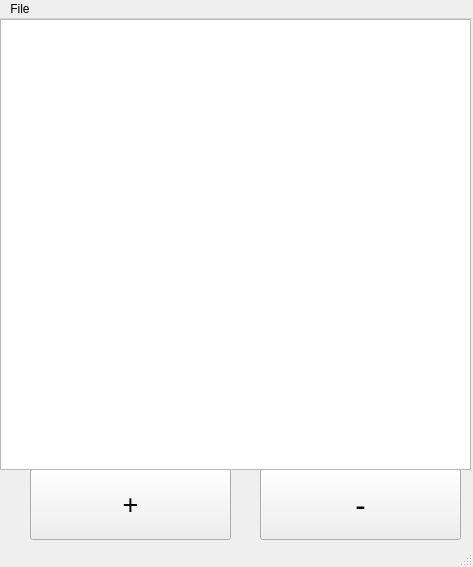
<?xml version="1.0" encoding="UTF-8"?>
<ui version="4.0">
 <class>MainWindow</class>
 <widget class="QMainWindow" name="MainWindow">
  <property name="geometry">
   <rect>
    <x>0</x>
    <y>0</y>
    <width>473</width>
    <height>567</height>
   </rect>
  </property>
  <property name="windowTitle">
   <string>MainWindow</string>
  </property>
  <widget class="QWidget" name="centralwidget">
   <widget class="QPushButton" name="plusButton">
    <property name="geometry">
     <rect>
      <x>30</x>
      <y>450</y>
      <width>201</width>
      <height>71</height>
     </rect>
    </property>
    <property name="font">
     <font>
      <pointsize>20</pointsize>
     </font>
    </property>
    <property name="text">
     <string>+</string>
    </property>
   </widget>
   <widget class="QPushButton" name="minusButton">
    <property name="geometry">
     <rect>
      <x>260</x>
      <y>450</y>
      <width>201</width>
      <height>71</height>
     </rect>
    </property>
    <property name="font">
     <font>
      <pointsize>23</pointsize>
     </font>
    </property>
    <property name="text">
     <string>-</string>
    </property>
   </widget>
   <widget class="QListView" name="listView">
    <property name="geometry">
     <rect>
      <x>0</x>
      <y>0</y>
      <width>471</width>
      <height>451</height>
     </rect>
    </property>
   </widget>
  </widget>
  <widget class="QMenuBar" name="menubar">
   <property name="geometry">
    <rect>
     <x>0</x>
     <y>0</y>
     <width>473</width>
     <height>27</height>
    </rect>
   </property>
   <widget class="QMenu" name="menuFile">
    <property name="title">
     <string>File</string>
    </property>
    <addaction name="actionLoad"/>
    <addaction name="separator"/>
    <addaction name="actionSave"/>
   </widget>
   <addaction name="menuFile"/>
  </widget>
  <widget class="QStatusBar" name="statusbar"/>
  <action name="actionLoad">
   <property name="text">
    <string>Load</string>
   </property>
  </action>
  <action name="actionSave">
   <property name="text">
    <string>Save</string>
   </property>
  </action>
 </widget>
 <resources/>
 <connections/>
</ui>
